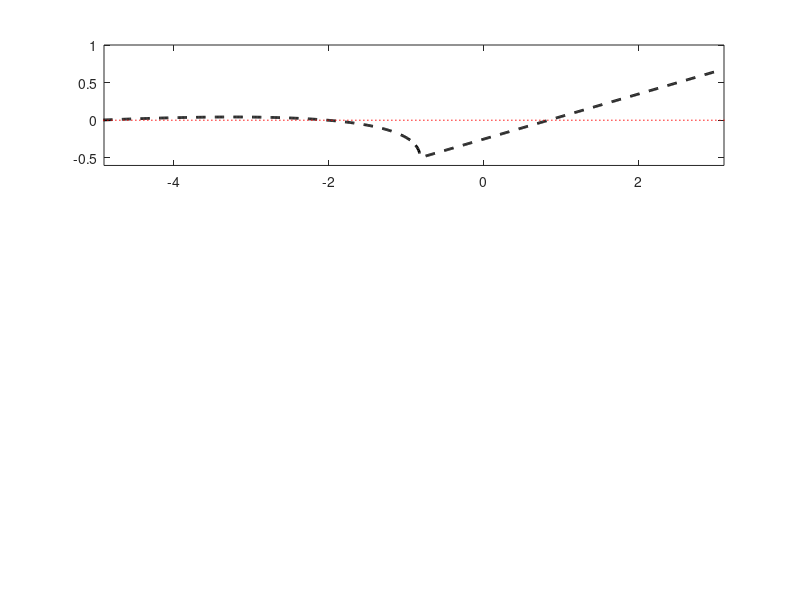

Recreate this plot in MATLAB. (Note: this script raises an error after producing the figure.)
clear
clc
lambda=zeros(800,1);
lambda1=zeros(100,1);
lambda2=zeros(100,1);
lambda3=zeros(100,1);
for i=1:800
gama=-5+i*0.01;
TrJ=0.6*gama-0.5;
DJ=0.35*gama+0.05*gama^2+0.5;
lambda(i)=(TrJ+sqrt(TrJ^2-4*DJ))/2;
end
%%%%%%%%%%%%%%%%%%%%%%%%%%%%%%%%%%%%%%%
subplot(3,1,1)
plot(-4.99:0.01:3,lambda(:,1),'k--','linewidth',2);
hold on
plot(xlim,[0,0],'r:','linewidth',1);
hold on
xlim([-4.9,3.1])
ylim([-0.6,1])
p=0.1;
sigma=0.1;
n=100;
A = ER_graph_sy(n,p,sigma);
Ga=eig(A);
for i=1:100
gama=Ga(i);
TrJ=0.6*gama-0.5;
DJ=0.35*gama+0.05*gama^2+0.5;
lambda1(i)=(TrJ+sqrt(TrJ^2-4*DJ))/2;
end
plot(Ga,lambda1,'m.','MarkerSize',15);
hold on
set(gca,'linewidth',2,'fontsize',18,'fontname','Times');
xlabel('\Lambda_{\alpha}','Fontname', 'Times New Roman','FontSize',20);
ylabel('Re(\lambda_{\alpha})','Fontname', 'Times New Roman','FontSize',20);
%%%%%%%%%%%%%%%%%%%%%%%%%%%%
%%%%%%%%%%%%%%%%%%%%%%%%%%%%%%%%%%%%%%%
subplot(3,1,2)
plot(-4.99:0.01:3,lambda(:,1),'k--','linewidth',2);
hold on
plot(xlim,[0,0],'r:','linewidth',1);
hold on
xlim([-4.9,3.1])
ylim([-0.6,1])
p=0.5;
sigma=0.1;
n=100;
A = ER_graph_sy(n,p,sigma);
Ga=eig(A);
for i=1:100
gama=Ga(i);
TrJ=0.6*gama-0.5;
DJ=0.35*gama+0.05*gama^2+0.5;
lambda1(i)=(TrJ+sqrt(TrJ^2-4*DJ))/2;
end
plot(Ga,lambda1,'m.','MarkerSize',15);
hold on
set(gca,'linewidth',2,'fontsize',18,'fontname','Times');
xlabel('\Lambda_{\alpha}','Fontname', 'Times New Roman','FontSize',20);
ylabel('Re(\lambda_{\alpha})','Fontname', 'Times New Roman','FontSize',20);
%%%%%%%%%%%%%%%%%%%%%%%%%%%%
%%%%%%%%%%%%%%%%%%%%%%%%%%%%%%%%%%%%%%%
subplot(3,1,3)
plot(-4.99:0.01:3,lambda(:,1),'k--','linewidth',2);
hold on
plot(xlim,[0,0],'r:','linewidth',1);
hold on
xlim([-4.9,3.1])
ylim([-0.6,1])
p=0.9;
sigma=0.1;
n=100;
A = ER_graph_sy(n,p,sigma);
Ga=eig(A);
for i=1:100
gama=Ga(i);
TrJ=0.6*gama-0.5;
DJ=0.35*gama+0.05*gama^2+0.5;
lambda1(i)=(TrJ+sqrt(TrJ^2-4*DJ))/2;
end
plot(Ga,lambda1,'m.','MarkerSize',15);
hold on
set(gca,'linewidth',2,'fontsize',18,'fontname','Times');
xlabel('\Lambda_{\alpha}','Fontname', 'Times New Roman','FontSize',20);
ylabel('Re(\lambda_{\alpha})','Fontname', 'Times New Roman','FontSize',20);

